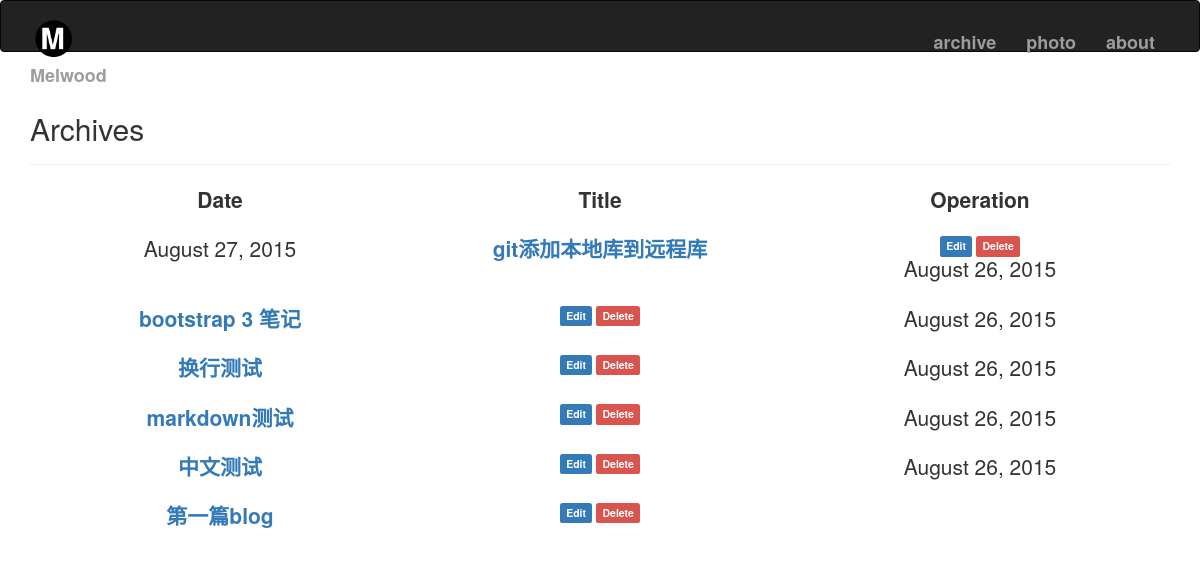
Page /archive on the earlier database version.
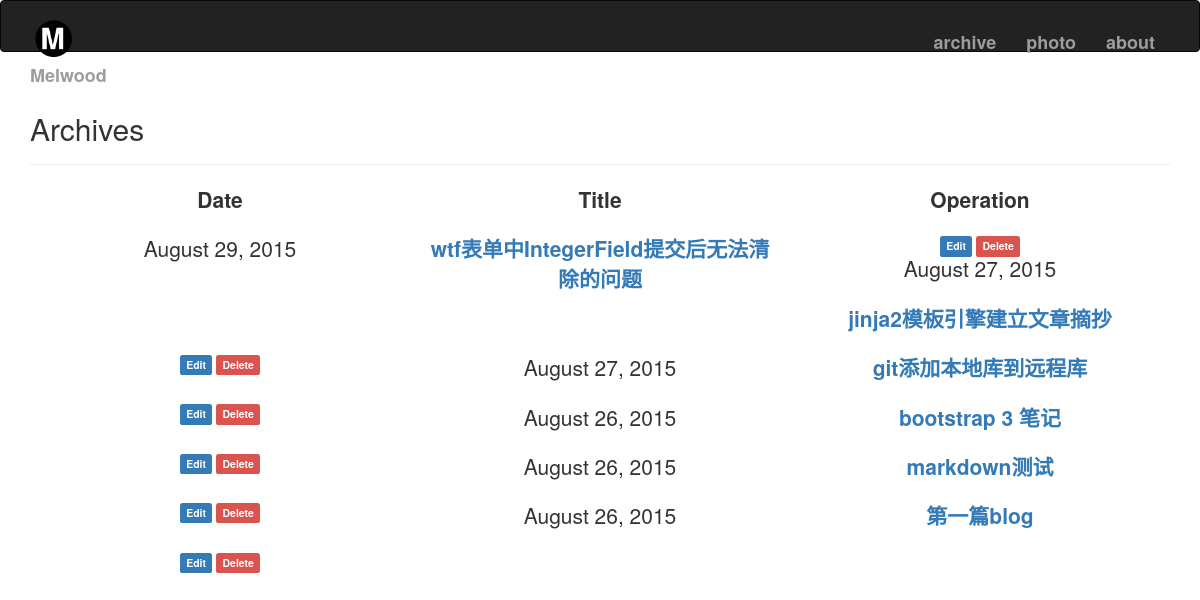
Same page on the later database version.
### app/models.py (models this page shows, shortened)
class Post(db.Model):
    __tablename__ = 'posts'
    id = db.Column(db.Integer, primary_key=True)
    title = db.Column(db.Text)
    body = db.Column(db.Text)
    body_html = db.Column(db.Text)
    timestamp = db.Column(db.DateTime(), index=True, default=datetime.utcnow)
    comments = db.relationship('Comment', backref='post', lazy='dynamic')

### app/main/views.py (the view)
@main.route('/archive')
def archive():
    posts = Post.query.order_by(Post.timestamp.desc()).all()
    return render_template('archive.html',posts=posts)

### app/templates/archive.html (shortened to what this page needs)
{% extends "base.html" %}
{% block page_content %}
<div class="page-header">
	<h2>Archives</h1>
</div>
<div class="posts-list">
	<div class="post-list">
		<div class="col-md-4"><p class="text-center lead"><strong>Date</strong></div>
		<div class="col-md-4"><p class="text-center lead"><strong>Title</strong></div>
		<div class="col-md-4"><p class="text-center lead"><strong>Operation</strong></div>
	</div>
	{% for post in posts %}
	<div class="post-list">
		<div class="col-md-4">
			<p class="text-center lead">{{ moment(post.timestamp).format('LL') }}</p>
		</div>
		<div class="col-md-4">
			<p class="text-center lead">
				<a href="{{ url_for('.post', id=post.id) }}"><strong>{{post.title}}</strong></a>
			</p>
		</div>
		<div class="col-md-4 text-center">
			<a href="{{ url_for('.edit_post', id=post.id) }}"><span class="label label-primary">Edit</span></a>
			<a href="{{ url_for('.delete', id=post.id) }}"><span class="label label-danger">Delete</span></a>
		</div>
	</div>
	{% endfor %}
</div>
{% endblock %}

Differences in the rows shown:
removed Post: timestamp "August 26, 2015", title "换行测试"
removed Post: timestamp "August 26, 2015", title "中文测试"
added Post: timestamp "August 29, 2015", title "wtf表单中IntegerField提交后无法清除的问题"
added Post: timestamp "August 27, 2015", title "jinja2模板引擎建立文章摘抄"
